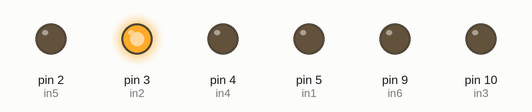
Bench run of a sketch on a simulated Arduino Uno, built with avr-gcc and run on an emulated ATmega328P. Shown: output pins drawn as LEDs (lit = HIGH).

Above: at 0.15 s.
At 0.6 s:
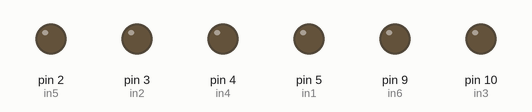
At 30.05 s:
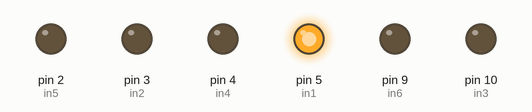
Timing chart, 0 to 31.6 s (numbered marks = the images above):
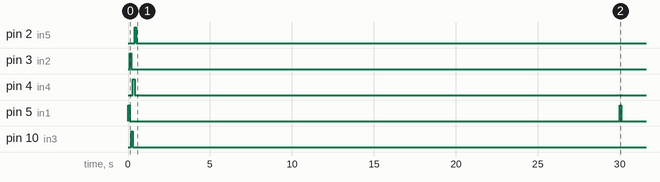

Measured:
- by itself, pin 2 (in5): LOW → HIGH at 0.40 s, → LOW 0.10 s later
- by itself, pin 3 (in2): LOW → HIGH at 0.10 s, → LOW 0.10 s later
- by itself, pin 4 (in4): LOW → HIGH at 0.30 s, → LOW 0.10 s later
- by itself, pin 5 (in1): alternates HIGH for 0.10 s and LOW for 29.9 s
- by itself, pin 10 (in3): LOW → HIGH at 0.20 s, → LOW 0.10 s later

The sketch:

Prortable-mixer.ino
```cpp
//old pin define
//int in1 = 5;
//int in2 = 4;
//int in3 = 3;
//int in4 = 2;
//int in5 = 9;
//int in6 = 10;


int in1 = 5; //pin for every 1 minutes
int in2 = 3; //pin for every 5 minutes
int in3 = 10; //pin for every 10 minutes
int in4 = 4; //pin for every 20 minutes
int in5 = 2; //pin for every 30 minutes
int in6 = 9; //no spin


long p = 0;

unsigned long last_time1 = 0, last_time2 = 0, last_time3 = 0, last_time4 = 0, last_time5 = 0;  // Check every 6 hr.
unsigned long myTime1, myTime2, myTime3, myTime4, myTime5;

long time_init = 60000;

long time_chk1 = time_init * 1, time_chk2 = time_init * 2, time_chk3 = time_init * 3, time_chk4 = time_init * 4, time_chk5 = time_init * 5;


String msg = "";

int StS1 = 0, StS2 = 0, StS3 = 0, StS4 = 0, StS5 = 0;

void setup() {
  // put your setup code here, to run once:
  Serial.begin(9600);
  pinMode(in1, OUTPUT);
  pinMode(in2, OUTPUT);
  pinMode(in3, OUTPUT);
  pinMode(in4, OUTPUT);
  pinMode(in5, OUTPUT);
  pinMode(in6, OUTPUT);
  StS1 = 0;
  StS2 = 0;
  StS3 = 0;
  StS4 = 0;
  StS5 = 0;

}


void loop() {

  if (StS1 == 0) {
    StS1 = 1;
    digitalWrite(in1, HIGH);
    delay(100);
    digitalWrite(in1, LOW);
  }
  chk_avalible1();

  if (StS2 == 0) {
    StS2 = 1;
    digitalWrite(in2, HIGH);
    delay(100);
    digitalWrite(in2, LOW);
  }
  chk_avalible2();

  if (StS3 == 0) {
    StS3 = 1;
    digitalWrite(in3, HIGH);
    delay(100);
    digitalWrite(in3, LOW);
  }
  chk_avalible3();

  if (StS4 == 0) {
    StS4 = 1;
    digitalWrite(in4, HIGH);
    delay(100);
    digitalWrite(in4, LOW);
  }
  chk_avalible4();

  if (StS5 == 0) {
    StS5 = 1;
    digitalWrite(in5, HIGH);
    delay(100);
    digitalWrite(in5, LOW);
  }
  chk_avalible5();
}

void chk_avalible1() {
  myTime1 = millis();
  if (myTime1 - last_time1 >= (time_chk1 / 2)) {
    last_time1 = myTime1;
    StS1 = 0;
  }
}

void chk_avalible2() {
  myTime2 = millis();
  if (myTime2 - last_time2 >= (time_chk2 / 2)) {
    last_time2 = myTime2;
    StS2 = 0;
  }
}

void chk_avalible3() {
  myTime3 = millis();
  if (myTime3 - last_time3 >= (time_chk3 / 2)) {
    last_time3 = myTime3;
    StS3 = 0;
  }
}

void chk_avalible4() {
  myTime4 = millis();
  if (myTime4 - last_time4 >= (time_chk4 / 2)) {
    last_time4 = myTime4;
    StS4 = 0;
  }
}

void chk_avalible5() {
  myTime5 = millis();
  if (myTime5 - last_time5 >= (time_chk5 / 2)) {
    last_time5 = myTime5;
    StS5 = 0;
  }
}
```
